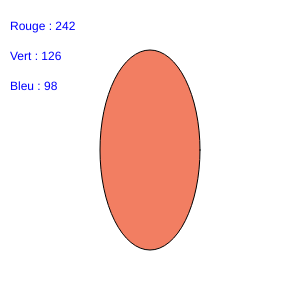
Frame 1 (no input)
Frame 60 (no input): identical to frame 1, image omitted
Frame 120 (the mouse pressed at the canvas centre since frame 60): identical to frame 1, image omitted

The p5.js sketch that drew this single still picture (run headless with seeded random() and noise() and a simulated clock; from frame 60 on, the mouse is pressed at the canvas centre):

// p5.js sketch
// ── sketch.js
// http://www.ac-grenoble.fr/disciplines/informatiquelycee/p5_Img_a2.html
// couleurs

var maCouleur;

function setup() 
{
  createCanvas(300,300);
  maCouleur=color(242,126,98);
  fill(maCouleur);
  ellipse(150,150,100,200);
  fill("blue");
  console.log(red(maCouleur))
  text("Rouge : "+red(maCouleur),10,30);
  text("Vert : "+green(maCouleur),10,60);
  text("Bleu : "+blue(maCouleur),10,90);
}

function draw()
{
  
}
